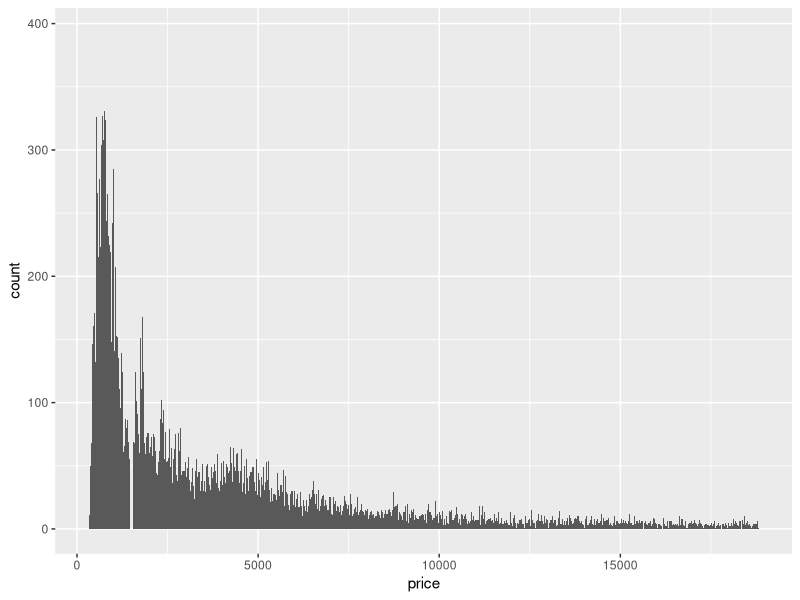
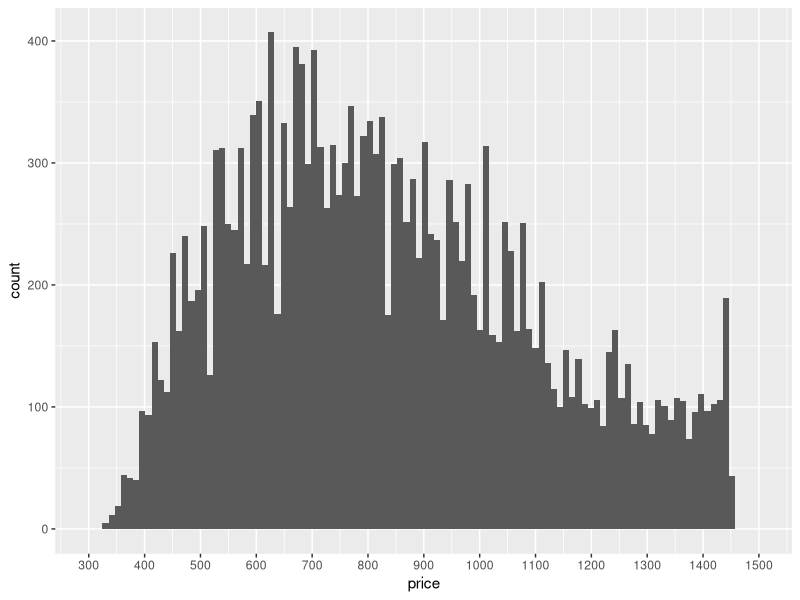
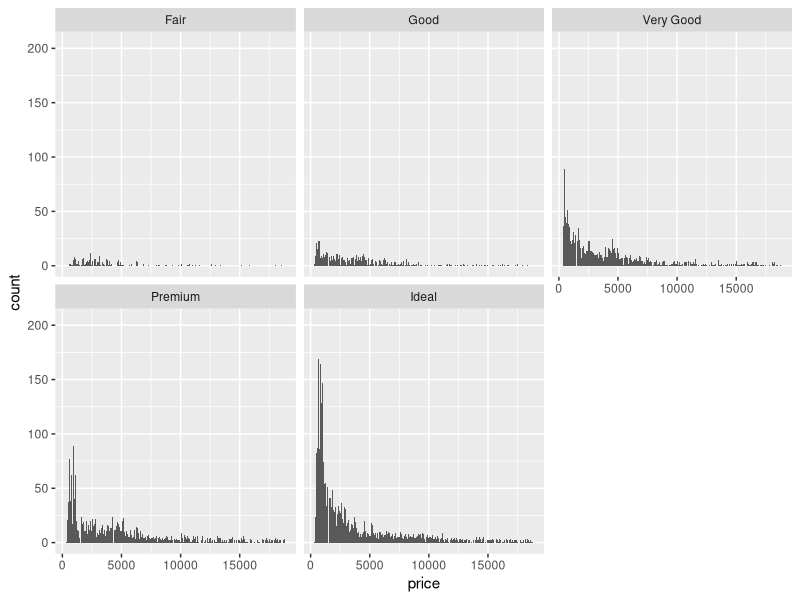
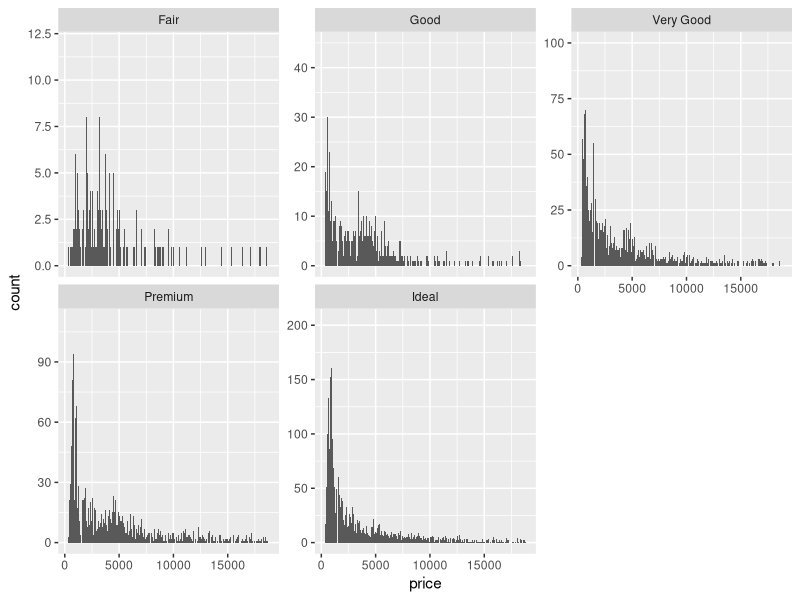
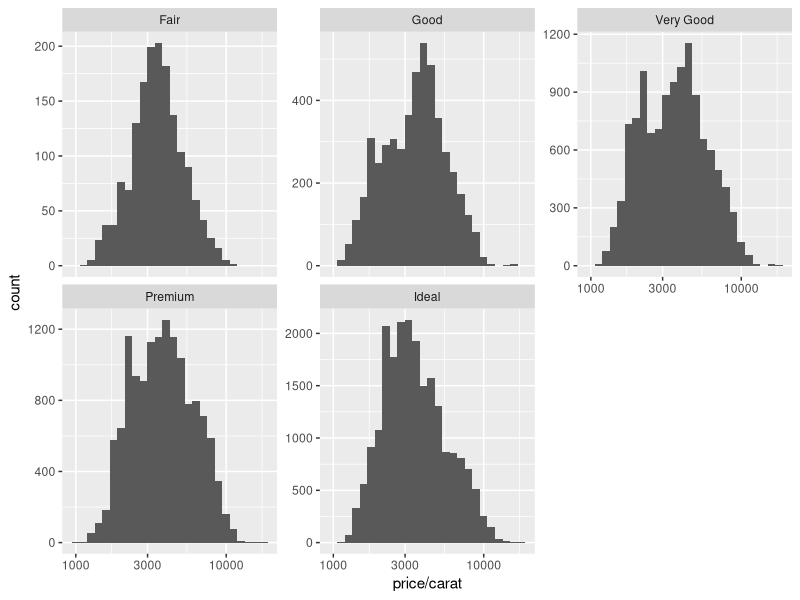
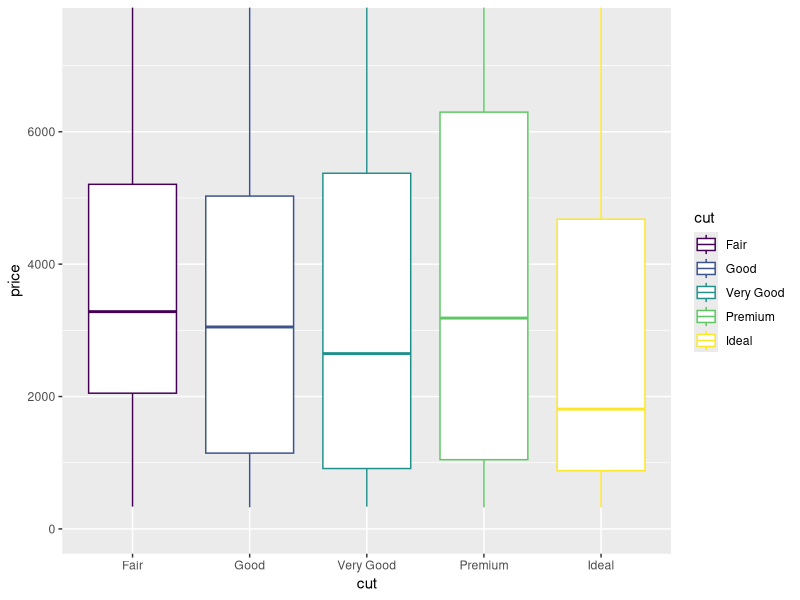
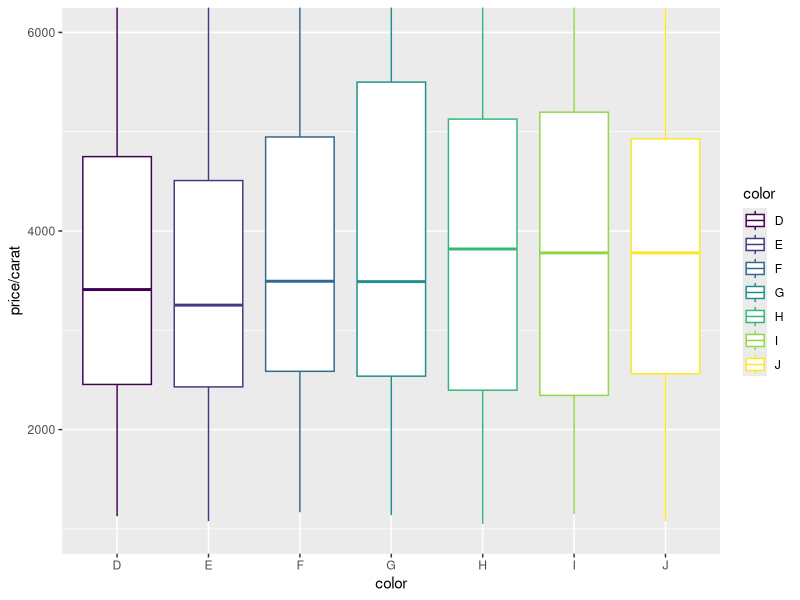
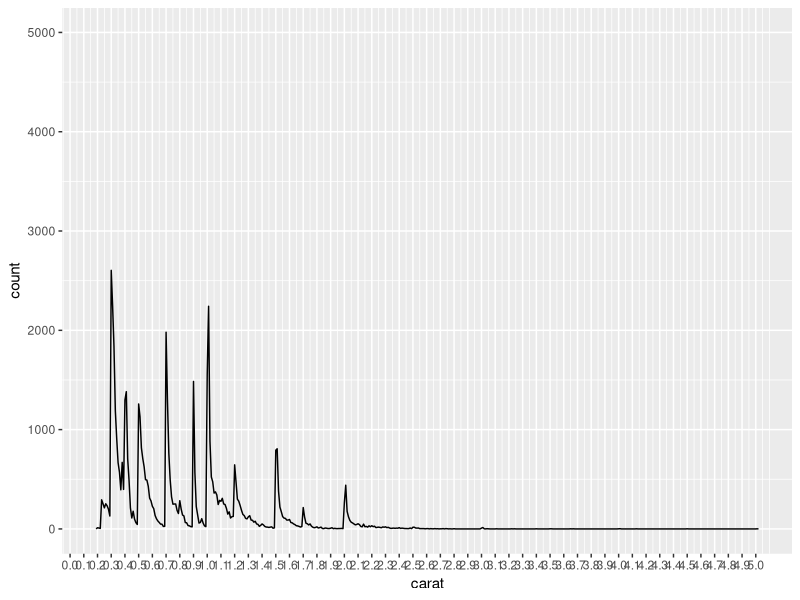

These figures' R source, in order:
## ---- chunk 1
knitr::opts_chunk$set(echo = TRUE)
library(ggplot2)
data(diamonds)
## ---- chunk 2
summary(diamonds)
## ---- chunk 3
ggplot(aes(price), data = diamonds) +
  geom_histogram(binwidth = 10)
## ---- chunk 4
sum(diamonds$price < 500)
sum(diamonds$price < 250)
sum(diamonds$price >= 15000)
## ---- chunk 5
ggplot(aes(price), data = diamonds) +
  geom_histogram(binwidth = 11) +
  scale_x_continuous(limits = c(300, 1500), breaks = seq(300, 1500, 100))
## ---- chunk 6
ggplot(aes(price), data = diamonds) +
  geom_histogram(binwidth = 10) +
  facet_wrap(~cut)
## ---- chunk 7
by(diamonds$price, diamonds$cut, summary)
## ---- chunk 8
ggplot(aes(price), data = diamonds) +
  geom_histogram(binwidth = 10) +
  facet_wrap(~cut, scales = "free_y")
## ---- chunk 9
ggplot(aes(price/carat), data = diamonds) +
  geom_histogram(binwidth = 0.05) +
  facet_wrap(~cut, scales = "free_y") +
  scale_x_log10()
## ---- chunk 10
ggplot(aes(y = price, x = cut, color = cut), data = diamonds) +
  geom_boxplot() +
  coord_cartesian(ylim = c(0, 7500))
## ---- chunk 11
by(diamonds$price, diamonds$color, summary)
IQR(subset(diamonds, color == 'D')$price)
IQR(subset(diamonds, color == 'J')$price)
## ---- chunk 12
ggplot(aes(y = price/carat, x = color, color = color), data = diamonds) +
  geom_boxplot() +
  coord_cartesian(ylim = c(1000, 6000))
## ---- chunk 13
ggplot(aes(x = carat, color = carat), data = diamonds) +
  geom_freqpoly(binwidth = 0.01) +
  coord_cartesian(ylim = c(0, 5000)) +
  scale_x_continuous(breaks = seq(0, 5, 0.1))
table(diamonds$carat)
## ---- chunk 14
births <- read.csv('total_fertility.csv')
library(tidyr)
library(gridExtra)
b_2000 <- gather(births, -Total.fertility.rate, key = 'year', value = 'cases')
g1 <- ggplot(aes(x = year, y = cases, group = 1), data = subset(b_2000, Total.fertility.rate == 'United States')) +
  geom_line() +
  labs(x = "Year",
       y = "Births per Woman") +
  ggtitle('United States') +
  coord_cartesian(ylim = c(1.5, 8)) +
  scale_x_discrete(breaks = NULL)
g2 <- ggplot(aes(x = year, y = cases, group = 1), data = subset(b_2000, Total.fertility.rate == 'Germany')) +
  geom_line() +
  labs(x = "Year",
       y = "Births per Woman") +
  ggtitle('Germany') +
  coord_cartesian(ylim = c(1.5, 8)) +
  scale_x_discrete(breaks = NULL)
g3 <- ggplot(aes(x = year, y = cases, group = 1), data = subset(b_2000, Total.fertility.rate == 'United Kingdom')) +
  geom_line() +
  labs(x = "Year",
       y = "Births per Woman") +
  ggtitle('United Kingdom') +
  coord_cartesian(ylim = c(1.5, 8)) +
  scale_x_discrete(breaks = NULL)
g4 <- ggplot(aes(x = year, y = cases, group = 1), data = subset(b_2000, Total.fertility.rate == 'Spain')) +
  geom_line() +
  labs(x = "Year",
       y = "Births per Woman") +
  ggtitle('Spain') +
  coord_cartesian(ylim = c(1.5, 8)) +
  scale_x_discrete(breaks = NULL)
g5 <- ggplot(aes(x = year, y = cases, group = 1), data = subset(b_2000, Total.fertility.rate == 'France')) +
  geom_line() +
  labs(x = "Year",
       y = "Births per Woman") +
  ggtitle('France') +
  coord_cartesian(ylim = c(1.5, 8)) +
  scale_x_discrete(breaks = NULL)
g6 <- ggplot(aes(factor(year), cases, group = 1), data = subset(b_2000, Total.fertility.rate == 'Canada')) +
  geom_line() +
  labs(x = "Year",
       y = "Births per Woman") +
  ggtitle('Canada') +
  coord_cartesian(ylim = c(1.5, 8)) +
  scale_x_discrete(breaks = NULL)
grid.arrange(g1, g2, g3, g4, g5, g6)
## ---- chunk 15
births <- read.csv('total_fertility.csv')
library(tidyr)
library(gridExtra)
b_2000 <- gather(births, 'X1920':'X2000', key = 'year', value = 'cases')

p1 = ggplot(aes(x = year, y = cases, group = 1), data = subset(b_2000, Total.fertility.rate == 'United States')) +
  geom_line() +
  labs(x = "Year",
       y = "Births per Woman") +
  ggtitle('United States') +
  theme(axis.text.x= element_text(size = 6, angle = 90))

p2 = ggplot(aes(x = year, y = factor(cases), group = 1), data = subset(b_2000, Total.fertility.rate == 'United States')) +
  geom_histogram(stat = 'identity') +
  labs(x = "Year",
       y = "Births per Woman") +
  ggtitle('United States') +
  scale_y_discrete(breaks = seq(1, 5, .1)) +
  theme(axis.text.x= element_text(size = 6, angle = 90))
grid.arrange(p1, p2)
